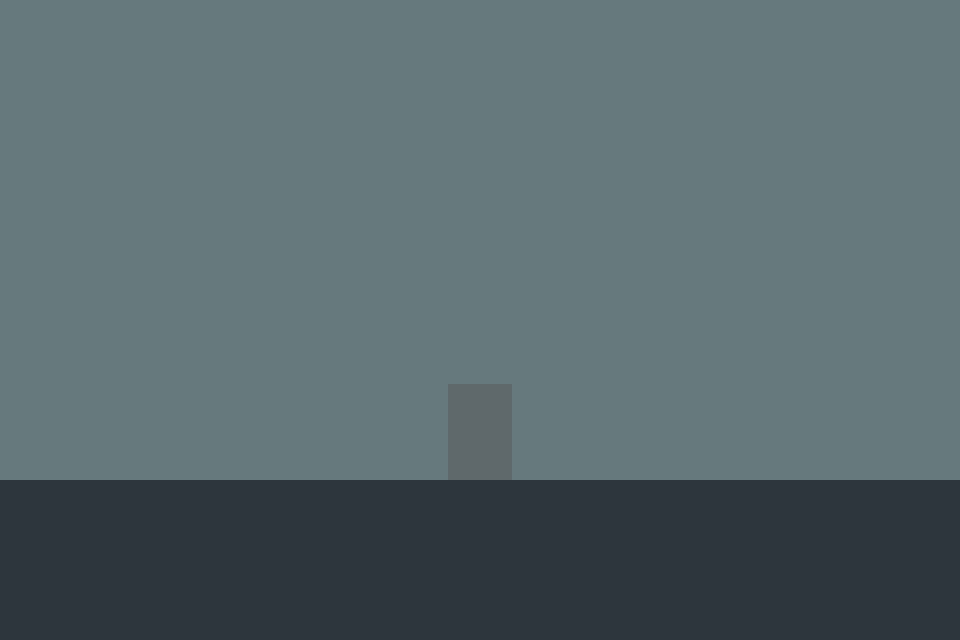

Below is a game level as drawn by its tile map, then a one-line description and the .tmx file that defines it, in full:
An orthogonal 30x20 tile map with 32x32 px tiles, 3 tile layers (fond, collisions, objets).

<map version="1.9" tiledversion="1.9.2" orientation="orthogonal" renderorder="right-down" width="30" height="20" tilewidth="32" tileheight="32" infinite="0" nextlayerid="4" nextobjectid="1">
 <editorsettings>
  <export target="telephone_placeholder.json" format="json" />
 </editorsettings>
 <tileset firstgid="1" name="tileset" tilewidth="32" tileheight="32" tilecount="400" columns="20">
  <image source="tileset_placeholder.png" width="640" height="640" />
 </tileset>
 <layer id="1" name="fond" width="30" height="20">
  <data encoding="csv">
1,1,1,1,1,1,1,1,1,1,1,1,1,1,1,1,1,1,1,1,1,1,1,1,1,1,1,1,1,1,
1,1,1,1,1,1,1,1,1,1,1,1,1,1,1,1,1,1,1,1,1,1,1,1,1,1,1,1,1,1,
1,1,1,1,1,1,1,1,1,1,1,1,1,1,1,1,1,1,1,1,1,1,1,1,1,1,1,1,1,1,
1,1,1,1,1,1,1,1,1,1,1,1,1,1,1,1,1,1,1,1,1,1,1,1,1,1,1,1,1,1,
1,1,1,1,1,1,1,1,1,1,1,1,1,1,1,1,1,1,1,1,1,1,1,1,1,1,1,1,1,1,
1,1,1,1,1,1,1,1,1,1,1,1,1,1,1,1,1,1,1,1,1,1,1,1,1,1,1,1,1,1,
1,1,1,1,1,1,1,1,1,1,1,1,1,1,1,1,1,1,1,1,1,1,1,1,1,1,1,1,1,1,
1,1,1,1,1,1,1,1,1,1,1,1,1,1,1,1,1,1,1,1,1,1,1,1,1,1,1,1,1,1,
1,1,1,1,1,1,1,1,1,1,1,1,1,1,1,1,1,1,1,1,1,1,1,1,1,1,1,1,1,1,
1,1,1,1,1,1,1,1,1,1,1,1,1,1,1,1,1,1,1,1,1,1,1,1,1,1,1,1,1,1,
1,1,1,1,1,1,1,1,1,1,1,1,1,1,1,1,1,1,1,1,1,1,1,1,1,1,1,1,1,1,
1,1,1,1,1,1,1,1,1,1,1,1,1,1,1,1,1,1,1,1,1,1,1,1,1,1,1,1,1,1,
1,1,1,1,1,1,1,1,1,1,1,1,1,1,1,1,1,1,1,1,1,1,1,1,1,1,1,1,1,1,
1,1,1,1,1,1,1,1,1,1,1,1,1,1,1,1,1,1,1,1,1,1,1,1,1,1,1,1,1,1,
1,1,1,1,1,1,1,1,1,1,1,1,1,1,1,1,1,1,1,1,1,1,1,1,1,1,1,1,1,1,
1,1,1,1,1,1,1,1,1,1,1,1,1,1,1,1,1,1,1,1,1,1,1,1,1,1,1,1,1,1,
1,1,1,1,1,1,1,1,1,1,1,1,1,1,1,1,1,1,1,1,1,1,1,1,1,1,1,1,1,1,
1,1,1,1,1,1,1,1,1,1,1,1,1,1,1,1,1,1,1,1,1,1,1,1,1,1,1,1,1,1,
1,1,1,1,1,1,1,1,1,1,1,1,1,1,1,1,1,1,1,1,1,1,1,1,1,1,1,1,1,1,
1,1,1,1,1,1,1,1,1,1,1,1,1,1,1,1,1,1,1,1,1,1,1,1,1,1,1,1,1,1
</data>
 </layer>
 <layer id="2" name="collisions" width="30" height="20">
  <data encoding="csv">
0,0,0,0,0,0,0,0,0,0,0,0,0,0,0,0,0,0,0,0,0,0,0,0,0,0,0,0,0,0,
0,0,0,0,0,0,0,0,0,0,0,0,0,0,0,0,0,0,0,0,0,0,0,0,0,0,0,0,0,0,
0,0,0,0,0,0,0,0,0,0,0,0,0,0,0,0,0,0,0,0,0,0,0,0,0,0,0,0,0,0,
0,0,0,0,0,0,0,0,0,0,0,0,0,0,0,0,0,0,0,0,0,0,0,0,0,0,0,0,0,0,
0,0,0,0,0,0,0,0,0,0,0,0,0,0,0,0,0,0,0,0,0,0,0,0,0,0,0,0,0,0,
0,0,0,0,0,0,0,0,0,0,0,0,0,0,0,0,0,0,0,0,0,0,0,0,0,0,0,0,0,0,
0,0,0,0,0,0,0,0,0,0,0,0,0,0,0,0,0,0,0,0,0,0,0,0,0,0,0,0,0,0,
0,0,0,0,0,0,0,0,0,0,0,0,0,0,0,0,0,0,0,0,0,0,0,0,0,0,0,0,0,0,
0,0,0,0,0,0,0,0,0,0,0,0,0,0,0,0,0,0,0,0,0,0,0,0,0,0,0,0,0,0,
0,0,0,0,0,0,0,0,0,0,0,0,0,0,0,0,0,0,0,0,0,0,0,0,0,0,0,0,0,0,
0,0,0,0,0,0,0,0,0,0,0,0,0,0,0,0,0,0,0,0,0,0,0,0,0,0,0,0,0,0,
0,0,0,0,0,0,0,0,0,0,0,0,0,0,0,0,0,0,0,0,0,0,0,0,0,0,0,0,0,0,
0,0,0,0,0,0,0,0,0,0,0,0,0,0,0,0,0,0,0,0,0,0,0,0,0,0,0,0,0,0,
0,0,0,0,0,0,0,0,0,0,0,0,0,0,0,0,0,0,0,0,0,0,0,0,0,0,0,0,0,0,
0,0,0,0,0,0,0,0,0,0,0,0,0,0,0,0,0,0,0,0,0,0,0,0,0,0,0,0,0,0,
2,2,2,2,2,2,2,2,2,2,2,2,2,2,2,2,2,2,2,2,2,2,2,2,2,2,2,2,2,2,
2,2,2,2,2,2,2,2,2,2,2,2,2,2,2,2,2,2,2,2,2,2,2,2,2,2,2,2,2,2,
2,2,2,2,2,2,2,2,2,2,2,2,2,2,2,2,2,2,2,2,2,2,2,2,2,2,2,2,2,2,
2,2,2,2,2,2,2,2,2,2,2,2,2,2,2,2,2,2,2,2,2,2,2,2,2,2,2,2,2,2,
2,2,2,2,2,2,2,2,2,2,2,2,2,2,2,2,2,2,2,2,2,2,2,2,2,2,2,2,2,2
</data>
 </layer>
 <layer id="3" name="objets" width="30" height="20">
  <data encoding="csv">
0,0,0,0,0,0,0,0,0,0,0,0,0,0,0,0,0,0,0,0,0,0,0,0,0,0,0,0,0,0,
0,0,0,0,0,0,0,0,0,0,0,0,0,0,0,0,0,0,0,0,0,0,0,0,0,0,0,0,0,0,
0,0,0,0,0,0,0,0,0,0,0,0,0,0,0,0,0,0,0,0,0,0,0,0,0,0,0,0,0,0,
0,0,0,0,0,0,0,0,0,0,0,0,0,0,0,0,0,0,0,0,0,0,0,0,0,0,0,0,0,0,
0,0,0,0,0,0,0,0,0,0,0,0,0,0,0,0,0,0,0,0,0,0,0,0,0,0,0,0,0,0,
0,0,0,0,0,0,0,0,0,0,0,0,0,0,0,0,0,0,0,0,0,0,0,0,0,0,0,0,0,0,
0,0,0,0,0,0,0,0,0,0,0,0,0,0,0,0,0,0,0,0,0,0,0,0,0,0,0,0,0,0,
0,0,0,0,0,0,0,0,0,0,0,0,0,0,0,0,0,0,0,0,0,0,0,0,0,0,0,0,0,0,
0,0,0,0,0,0,0,0,0,0,0,0,0,0,0,0,0,0,0,0,0,0,0,0,0,0,0,0,0,0,
0,0,0,0,0,0,0,0,0,0,0,0,0,0,0,0,0,0,0,0,0,0,0,0,0,0,0,0,0,0,
0,0,0,0,0,0,0,0,0,0,0,0,0,0,0,0,0,0,0,0,0,0,0,0,0,0,0,0,0,0,
0,0,0,0,0,0,0,0,0,0,0,0,0,0,0,0,0,0,0,0,0,0,0,0,0,0,0,0,0,0,
0,0,0,0,0,0,0,0,0,0,0,0,0,0,3,3,0,0,0,0,0,0,0,0,0,0,0,0,0,0,
0,0,0,0,0,0,0,0,0,0,0,0,0,0,3,3,0,0,0,0,0,0,0,0,0,0,0,0,0,0,
0,0,0,0,0,0,0,0,0,0,0,0,0,0,3,3,0,0,0,0,0,0,0,0,0,0,0,0,0,0,
0,0,0,0,0,0,0,0,0,0,0,0,0,0,0,0,0,0,0,0,0,0,0,0,0,0,0,0,0,0,
0,0,0,0,0,0,0,0,0,0,0,0,0,0,0,0,0,0,0,0,0,0,0,0,0,0,0,0,0,0,
0,0,0,0,0,0,0,0,0,0,0,0,0,0,0,0,0,0,0,0,0,0,0,0,0,0,0,0,0,0,
0,0,0,0,0,0,0,0,0,0,0,0,0,0,0,0,0,0,0,0,0,0,0,0,0,0,0,0,0,0,
0,0,0,0,0,0,0,0,0,0,0,0,0,0,0,0,0,0,0,0,0,0,0,0,0,0,0,0,0,0
</data>
 </layer>
</map>
